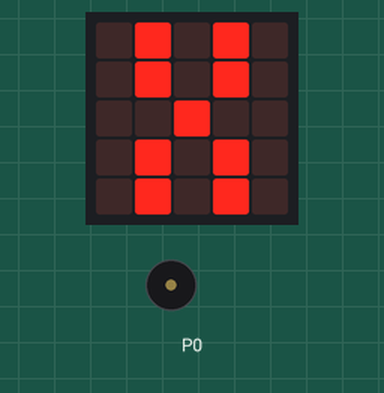
Recording of a program running on a simulated BBC micro:bit (MakeCode). Shown: the board's 5×5 LED display, buzzer (waves = sounding). At 4.7 s the program stops and its outputs stay as they are.

Above: at 0.1 s.
At 2.5 s:
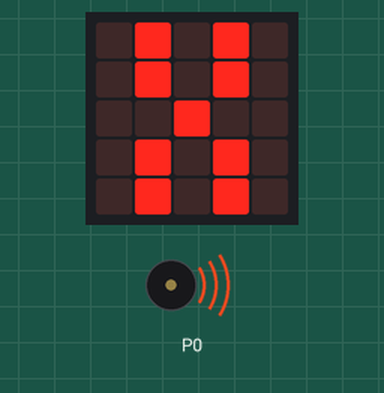
Timing chart, 0 to 6.2 s (numbered marks = the images above):
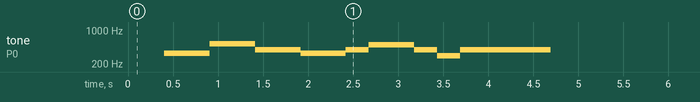

The program:

main.ts
```typescript
basic.showLeds(`
    . # . # .
        . # . # .
        . . # . .
        . # . # .
        . # . # .
`)
music.playTone(330, music.beat(BeatFraction.Whole))
music.playTone(523, music.beat(BeatFraction.Whole))
music.playTone(392, music.beat(BeatFraction.Whole))
music.playTone(330, music.beat(BeatFraction.Whole))
music.playTone(392, music.beat(BeatFraction.Half))
music.playTone(494, music.beat(BeatFraction.Whole))
music.playTone(392, music.beat(BeatFraction.Half))
music.playTone(294, music.beat(BeatFraction.Half))
music.playTone(392, music.beat(BeatFraction.Whole))
music.playTone(392, music.beat(BeatFraction.Whole))
```

test.ts
```typescript
// 테스트는 여기로 이동합니다; 이 패키지가 확장으로 사용될 때 컴파일되지 않을 것 입니다.
```
